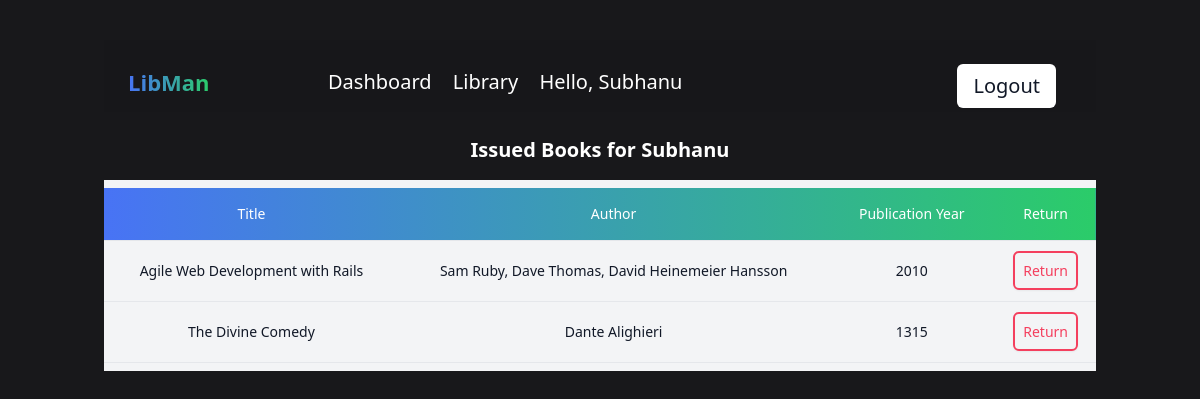
The app's page /userPage/ (signed in) with its own data.
### main/models.py (models this page shows, shortened)
class Customer(models.Model):
    user=models.OneToOneField(User, null=True,on_delete=models.CASCADE)
    name=models.CharField(max_length=200, null=True)
    email=models.CharField(max_length=200, null=True)
    date_created=models.DateTimeField(auto_now_add=True, null=True)

class Issue(models.Model):
    customer = models.ForeignKey(Customer,null=True,on_delete=models.SET_NULL)
    book = models.ForeignKey(Book,null=True,on_delete=models.SET_NULL)
    issue_date=models.DateTimeField(auto_now_add=True, null=True)

class Book(models.Model):
    title=models.CharField(max_length=200, null=True)
    author=models.CharField(max_length=200, null=True)
    yearOfPublication=models.CharField(max_length=5, null=True)
    copies=models.IntegerField(null=True)
    description=models.CharField(max_length=10000, null=True)
    date_created=models.DateTimeField(auto_now_add=True, null=True)
    tags=models.ManyToManyField(Tag)

### main/decorators.py (the view)
        def wrapper_func(request,*args,**kwargs):
            group=None
            if request.user.groups.exists():
                group = request.user.groups.all()[0].name
            if group in allowed_roles:
                return view_func(request,*args,**kwargs)
            else:
                return HttpResponse('You are not authorized to view')

### main/views.py (called while the page is built)
@allowed_users(allowed_roles=['customer'])
def userPage(request):
    issues = request.user.customer.issue_set.all()
    total_issues = issues.count()
    custName=request.user.customer.name
    context={'issues':issues,'custName':custName}
    return render(request,'main/user_home.html',context)

### main/templates/main/user_home.html (shortened to what this page needs)
{% extends 'main/base.html' %}
{% block content %}
<div>
    <div class="font-bold text-xl my-4 text-center">Issued Books for {{custName}}</div>
    <div class="flex flex-col bg-gray-100">
        <div class="overflow-x-auto sm:-mx-6 lg:-mx-8">
          <div class="py-2 inline-block min-w-full sm:px-6 lg:px-8">
            <div class="overflow-x-auto">
              <table class="min-w-full text-center">
                <thead class="border-b bg-gradient-to-r from-[#4873f5] to-[#2bcc69] ">
                  <tr>
                    <th scope="col" class="text-sm font-medium px-6 py-4 text-center">
                      Title
                    </th>
                    <th scope="col" class="text-sm font-medium px-6 py-4 text-center">
                      Author
                    </th>
                    <th scope="col" class="text-sm font-medium px-6 py-4 text-center">
                      Publication Year
                    </th>
                    <th scope="col" class="text-sm font-medium px-6 py-4 text-center">
                      Return
                    </th>
                  </tr>
                </thead>
                <tbody>
                    {% for issue in issues %}
                  <tr class="border-b">
                    <td class="text-sm text-gray-900 px-6 py-4 whitespace-nowrap">
                      {{issue.book.title}}
                    </td>
                    <td class="text-sm text-gray-900 px-6 py-4 whitespace-nowrap">
                      {{issue.book.author}}
                    </td>
                    <td class="text-sm text-gray-900 px-6 py-4 whitespace-nowrap">
                      {{issue.book.yearOfPublication}}
                    </td>
                    <td class="px-2 py-5 border-b border-gray-200 text-sm text-center">
                      <a class="border-2 text-center cursor-pointer border-rose-500 text-rose-500 bg-transparent hover:bg-rose-500 hover:text-white shadow-sm rounded-md p-2 whitespace-no-wrap" href="{% url 'return_book' issue.id %}">
                        Return
                      </a>
                    </td>
                  </tr>
                  {% endfor %}
                </tbody>
              </table>
            </div>
          </div>
        </div>
      </div>
</div>
{% endblock %}

### main/templates/main/base.html (shortened to what this page needs)
<!DOCTYPE html>
<html lang="en">
  <head>
    <script src="https://cdn.tailwindcss.com"></script>
  </head>
  <body
    class="bg-zinc-900 text-white m-0 text-xl w-full text-white overflow-auto font-figtree"
  >
    <main class="m-auto p-6 max-w-6xl md:p-10 md:px-20">
      <nav
        class="pt-6 pb-4 md:pb-12 sticky !backdrop-blur-sm !bg-opacity-80 top-0 bg-zinc-900"
      >
        <span
          class="absolute pr-4 font-bold text-[22px] left-12 md:left-5 ml-2 pt-0 md:left-14 md:ml-1 md:pt-1"
        >
          <a
            href="/"
            class="text-transparent bg-clip-text bg-gradient-to-r from-[#4873f5] to-[#2bcc69] animate-rainbow"
            >LibMan</a
          >
        </span>
        <span
          class="absolute pl-14 text-xl left-40 pt-1 w-max-4xl hidden md:block text-white "
        >
          {% if request.user.is_staff %}
          <a class="px-2 hover:text-blue-400 transition" href="/">Home</a>
          {% else %}
          <a class="px-2 hover:text-blue-400 transition" href="/userPage">Dashboard</a>
          {% endif %}
          <a class="px-2 hover:text-blue-400 transition" href="/books">Library</a>
          {% if request.user.is_staff %}
          <span class="px-2 ">Hello, Admin </span>
          {% else %}
          <span class="px-2  ">Hello, {{request.user.customer.name}} </span>
          {% endif %}
        </span>
        <a
          class="absolute pointer right-8 md:right-10 py-2 px-4 bg-white text-gray-900 rounded-md"
          href="{% url 'logout' %}"
          target="_blank"
          rel="noopener nofollow"
          aria-label="github logo"
        >
          Logout
        </a>
      </nav>
      <div class="w-full mt-6">{% block content %}{% endblock %}</div>
    </main>
  </body>
</html>

### records on screen
Customer: name "Subhanu"
Issue: book "Agile Web Development with Rails", book.author "Sam Ruby, Dave Thomas, David Heinemeier Hansson", book.yearOfPublication "2010"
Issue: book "The Divine Comedy", book.author "Dante Alighieri", book.yearOfPublication "1315"

### other values on screen
{{ request.user.customer.name }} "Subhanu"
